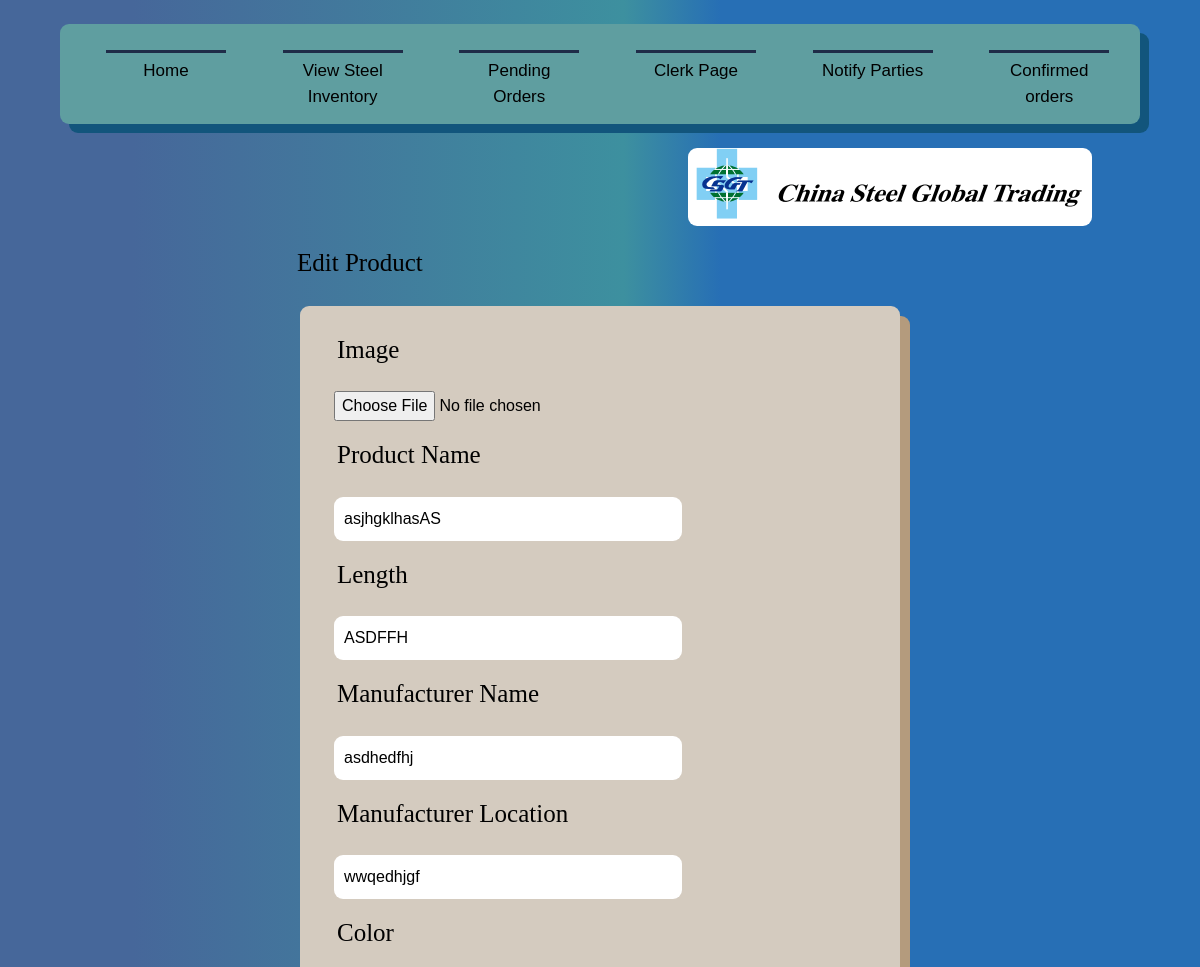
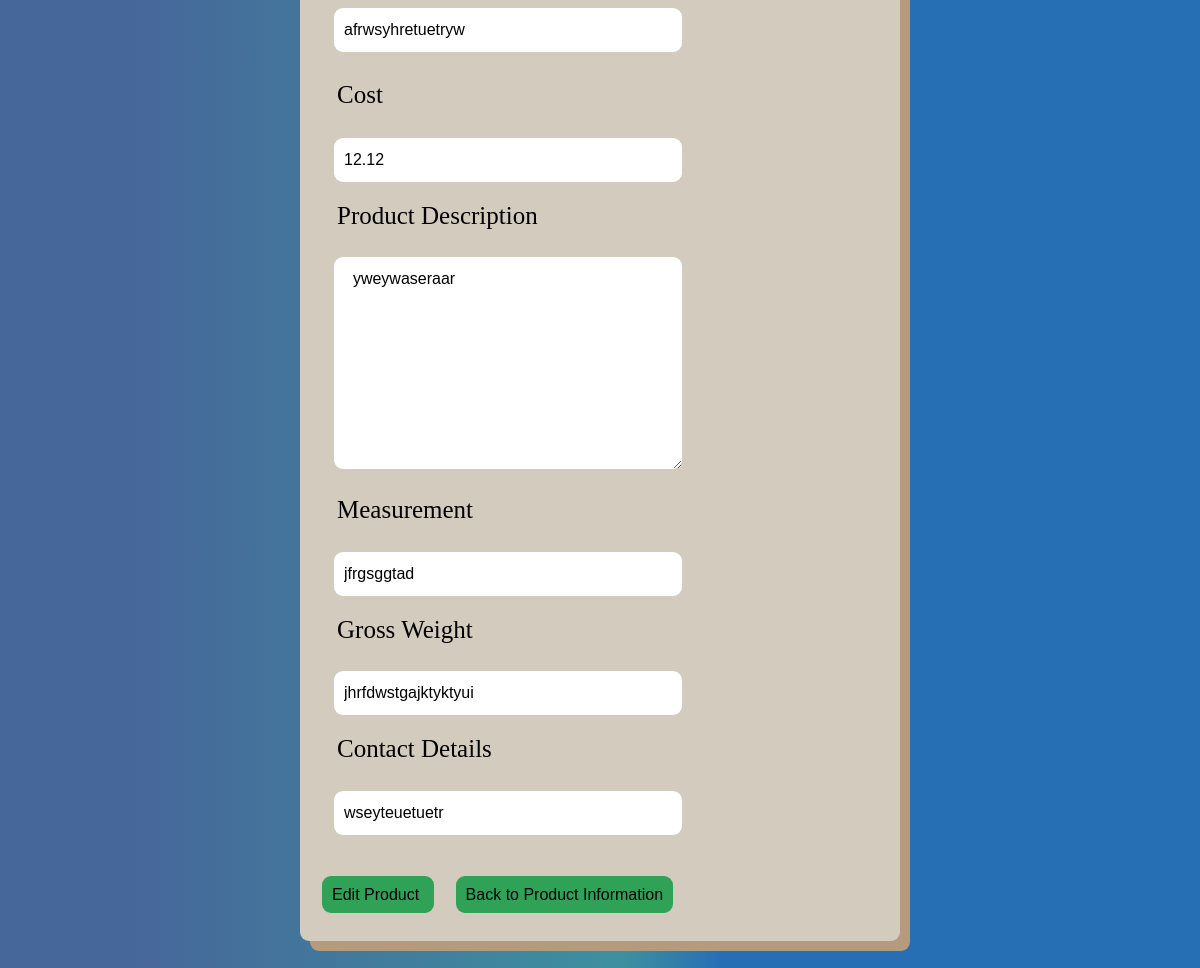
The page /edit/16/ (signed in) on the database its author committed (2 pictures, top to bottom).
### Inventory/models.py (models this page shows, shortened)
class Product(models.Model): #Steels, not food
    objects = models.Manager()
    Name = models.CharField(max_length=200, unique=True)
    Image = models.ImageField(default= "images/defproduct.jpg", blank=True, upload_to="images/") #not have image if we dont have one, uploaded to images folder automatically
    Manufacturer = models.CharField(default=None, max_length=100)
    ManuLoc = models.CharField(default=None,max_length=255)
    Color = models.CharField(default=None, max_length=20)
    Status = models.BooleanField(default=True) #Records incase of removed
    Measurement = models.CharField(default=None, max_length=30)
    Description = models.CharField(default=None, max_length=500)
    GrossWeight = models.CharField(default=None, max_length=40)
    Marks = models.CharField(default=None, null=True, max_length=300)
    Length = models.CharField(max_length=20)
    Cost = models.DecimalField(default=0, validators=[DecimalValidator(5,2)], decimal_places=2, max_digits=7) #declared value USD
    Stock = models.BigIntegerField(default=0)
    Contact = models.CharField(max_length=500)

### Inventory/views.py (the view)
# urls.py: path('edit/<int:pk>/', views.EditProduct, name='editproduct'),
def EditProduct(request,pk):
    condition = ""
    if request.user.is_authenticated:
        condition = True
        Existing = get_object_or_404(Product, pk=pk)
        if request.method == "POST":
            imgfile = request.FILES.get('Image')
            name = request.POST.get('Name')
            length = request.POST.get('Length')
            manufacturer = request.POST.get('Manufacturer')
            manuloc = request.POST.get('Location')
            color = request.POST.get('Color')
            cost = request.POST.get('Cost')
            contact = request.POST.get('Contact')
            desc = request.POST.get('Description')
            meas = request.POST.get('Measurement')
            weight = request.POST.get('Weight')
            if name.strip() == "" or length.strip() == ""  or manufacturer.strip() == "" or manuloc.strip() == "" or color.strip() == "" or cost.strip() == "" or desc.strip() == "" or contact.strip() == "" or meas.strip() == "" or weight.strip() == "":
                messages.info(request, 'You must fill out all the fields')
                return redirect('editproduct',pk)
            elif isDigit(request,num = str(cost[0:])) == False:
                messages.warning(request,"Input cost was not a number")
                return redirect('editproduct', pk)
            elif Decimal(cost[slice(0,len(cost))]) <= 0:
                messages.warning(request,"No negative costs or costs equal to 0")
                return redirect('editproduct', pk)
            Existing.Name = name
            if imgfile == None:
                pass
            else:
                Existing.Image = imgfile
            Existing.Measurement = meas
            Existing.GrossWeight = weight
            Existing.Manufacturer = manufacturer
            Existing.ManuLoc = manuloc
            Existing.Color = color
            Existing.Length = length
            Existing.Cost = cost
            Existing.Description = desc
            Existing.Contact = contact
            Existing.MakeMark()
            return redirect ('view',pk)
        else:
            return render(
                request, 'Inventory/edit.html',{
                'C' : condition,
                'Prod' : Existing
                }
            )
    else:
        pass

### Inventory/templates/Inventory/edit.html (shortened to what this page needs)
{% extends 'Inventory/base.html' %}
{% load static %}
    {% block content %}
    <br><br>
    <span class="Largetext" style="margin-left: 23.5vw;"> Edit Product </span><br><br>
    <form method="POST" enctype="multipart/form-data" action="{% url 'editproduct' pk=Prod.pk %}">{% csrf_token %}
        <div class="container">
            <div class="Largetext"> Image </div>
            <input type="file" name="Image" id="Image">
            <div class="Largetext"> Product Name </div>
            <input type="text" class="forminput" name="Name" id="Name" value="{{ Prod.Name }}">
            <div class="Largetext"> Length </div>
            <input type="text" class="forminput" name="Length" id="Length" value="{{Prod.Length}}">
            <div class="Largetext"> Manufacturer Name </div>
            <input type="text" class="forminput" name="Manufacturer" id="Manufacturer" value="{{Prod.Manufacturer}}">
            <div class="Largetext"> Manufacturer Location </div>
            <input type="text" class="forminput" name="Location" id="Location" value="{{Prod.ManuLoc}}">
            <div class="Largetext"> Color </div>
            <input type="text" class="forminput" name="Color" id="Color" value="{{Prod.Color}}"> <br><br>
            <span class="Largetext"> Cost </span> <span class="bodytext" id="costnote"> </span><br><br>
            <input type="text" class="forminput" name="Cost" id="Cost" value="{{Prod.Cost}}">
            <div class="Largetext"> Product Description </div>
            <textarea type="text" class="forminput" name="Description" id="Description" rows="8" style="margin-left: 2vw;"> {{Prod.Description}} </textarea>
            <div class="Largetext"> Measurement </div>
            <input type="text" class="forminput" name="Measurement" id="Measurement" value="{{Prod.Measurement}}">
            <div class="Largetext"> Gross Weight </div>
            <input type="text" class="forminput" name="Weight" id="Weight" value="{{Prod.GrossWeight}}">
            <div class="Largetext"> Contact Details </div>
            <input type="text" class="forminput" name="Contact" id="Contact" value="{{Prod.Contact}}"><br><br><br>
            <a class="Button" id="edittemp"> Edit Product </a>
            <a class="Button" href="{% url 'view' pk=Prod.pk %}" id="browse"> Back to Product Information </a> <br> <br>
        </div>
        <br><br>
    </form>
    {% endblock %}

### rows shown on the page
Product: Name "asjhgklhasAS", Length "ASDFFH", Manufacturer "asdhedfhj", Location "wwqedhjgf", Color "afrwsyhretuetryw", Cost "12.12", Description "yweywaseraar", Measurement "jfrgsggtad", Weight "jhrfdwstgajktyktyui", Contact "wseyteuetuetr"
